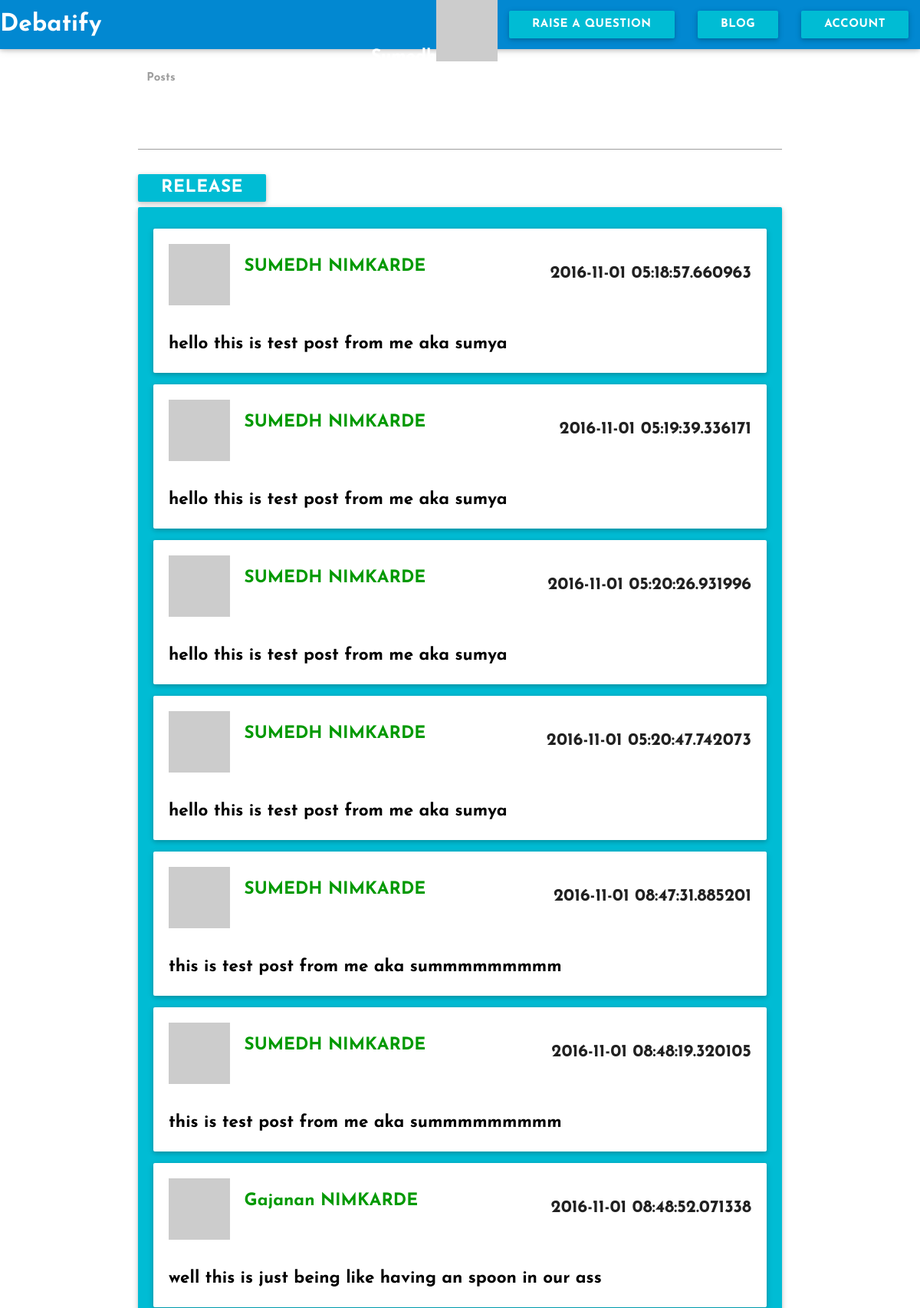
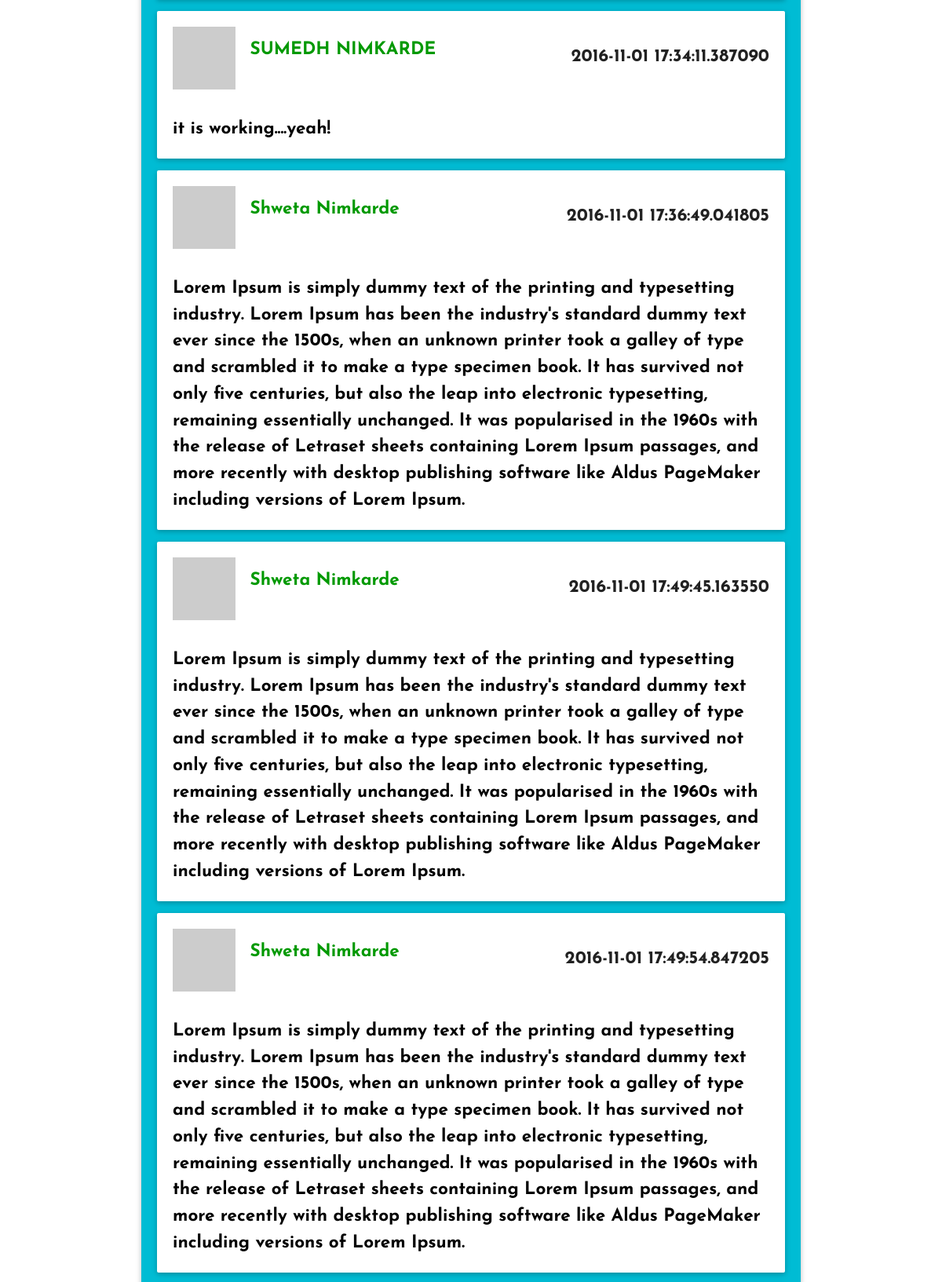
Screenshot of /welcome/blog (signed in, upper part) with the database file from the repository (2 pictures, top to bottom).
### app/models.py (models this page shows, shortened)
class User(UserMixin,db.Model):
	__tablename__ = 'users'
	id = db.Column(db.Integer,primary_key = True)
	firstname = db.Column(db.String(50),nullable = True)
	lastname = db.Column(db.String(50),nullable = True)
	email = db.Column(db.String(50),nullable = True)
	username = db.Column(db.String(64),nullable = True)
	password = db.Column(db.String(100),nullable = True)
	password_hash = db.Column(db.String(128), nullable = True)
	confirmed = db.Column(db.Boolean, default = False)
	question = db.relationship("Question", backref = "owner", lazy = 'dynamic')
	location = db.Column(db.String(64),nullable = True)
	about_me = db.Column(db.Text(),nullable = True)
	member_since = db.Column(db.DateTime(), default=datetime.utcnow,nullable = True)
	last_seen = db.Column(db.DateTime(), default=datetime.utcnow,nullable = True)
	posts = db.relationship('Posts', backref = 'author', lazy = 'dynamic')
	fetchedChat = db.relationship('Chats', backref = 'messenger', lazy = 'dynamic')
	followed = db.relationship('Follow', foreign_keys = [Follow.follower_id],backref=db.backref('follower', lazy='joined'),lazy='dynamic',cascade='all, delete-orphan')
	followers = db.relationship('Follow', foreign_keys = [Follow.followed_id], backref = db.backref('followed', lazy = 'joined'),lazy='dynamic',cascade='all, delete-orphan')
	def gravatar(self, size=100, default='identicon', rating='g'):
		if request.is_secure:
			url = 'https://secure.gravatar.com/avatar'
		else:
			url = 'http://www.gravatar.com/avatar'
		hash = hashlib.md5(self.email.encode('utf-8')).hexdigest()
		return '{url}/{hash}?s={size}&d={default}&r={rating}'.format(
			url=url, hash=hash, size=size, default=default, rating=rating)
	@property
	def password(self):
		raise AttributeError('password is not a readable attribute')
	@password.setter
	def password(self, password):
		self.password_hash = generate_password_hash(password)

class Posts(db.Model):
	__tablename__ = "posts"
	id = db.Column(db.Integer, primary_key = True)
	body = db.Column(db.Text)
	timestamp = db.Column(db.DateTime, index = True, default = datetime.utcnow)
	author_id = db.Column(db.Integer, db.ForeignKey('users.id'))

### app/main/views.py (the view)
@welcome.route('/blog')
def blog():
	posts = Posts.query.all()
	return render_template('blog.html', posts = posts)

### app/models.py (called while the page is built)
@login_manager.user_loader
def load_user(user_id):
	return User.query.get(int(user_id))

### app/main/templates/blog.html (shortened to what this page needs)
{% extends 'me.html' %}
{% block head %}
  {{ super () }}
  <link rel="stylesheet" type="text/css" href="{{url_for('static', filename = "assets/css/blog.css")}}">
{% endblock %}
{% block page_content %}
	<div class = "container">
		<form action = "{{url_for('main.posted')}}" method = "POST">
		<div class="input-field col s12">
          <br>
          <textarea id="textarea1" class="materialize-textarea" name = "postbody"></textarea>
          <label for="textarea1">Posts</label>
        </div>
        <button class = "col s2 btn cyan" type = "submit">Release</button>
        <div class = "posts">
        	<div class = "post card-panel cyan">
            {% if posts %}
            {% for post in posts %}
            <div class = "card-panel">
              <img src="{{ post.author.gravatar( size = 40 ) }}" draggable="false"/>
              <span id = "author_name">{{ post.author.firstname }}&nbsp;{{ post.author.lastname }}</span>
              <p class = "timestamp">{{ post.timestamp }}</p>
              <p class = "postbody">{{ post.body }}</p>
            </div>
            {% endfor %}
            {% endif %}
          </div>
        </div>
    	</form>
	</div>
{% endblock %}

### app/auth/templates/me.html (shortened to what this page needs)
<!DOCTYPE html>
<html>
    <head>
        {% block head %}
        <link rel="stylesheet" type="text/css" href="{{url_for('static',filename = "assets/materialize/css/materialize.min.css")}}">
        <link rel="stylesheet" type="text/css" href = "{{url_for('static', filename = "assets/css/card.css")}}">
        {% endblock %}
    </head>
    <body>
            {% block navbar %}
        <div class = "navbar-fixed">
            <nav>
                <div class = "nav-wrapper light-blue darken-2">
                    <a href="{{url_for('auth.dashboard')}}" class="brand-logo">Debatify</a>
                    <ul id="nav-mobile" class="right hide-on-med-and-down">
                        <li>{% block signed_in_as %}{{ current_user.firstname | title }}<img src = "{{ current_user.gravatar( size = 40 ) }}" />{% endblock %}</li>
                        <li><a href="#modal1" class = "waves-effect waves-light btn cyan modal-trigger">Raise a question</a></li>
                        <li><a href="{{url_for('main.blog')}}" class = "btn cyan">Blog</a></li>
                        <li><a href="" class = " cyan btn dropdown-button" data-activates = "dropdown1">Account</a></li>
                    </ul>
                </div>
            </nav>
        </div>
        {% endblock %}
        {% block page_content %}{% endblock %}
    </body>
</html>

### app/static/assets/css/card.css (style rules this page uses)
body { font-family: 'Josefin Sans', sans-serif; font-weight: bold; font-size: 1.5em; }

### app/static/assets/css/blog.css (style rules this page uses)
#author_name { color: #009900; font-weight: bold; position: relative; bottom: 2em; left: .5em; }
.postbody { color: #000; }
.timestamp { float: right; }

### rows the page displays
User: firstname "Sumedh"
Posts: author.firstname "SUMEDH", author.lastname "NIMKARDE", timestamp "2016-11-01 05:18:57.660963", body "hello this is test post from me aka sumya"
Posts: author.firstname "SUMEDH", author.lastname "NIMKARDE", timestamp "2016-11-01 05:19:39.336171", body "hello this is test post from me aka sumya"
Posts: author.firstname "SUMEDH", author.lastname "NIMKARDE", timestamp "2016-11-01 05:20:26.931996", body "hello this is test post from me aka sumya"
Posts: author.firstname "SUMEDH", author.lastname "NIMKARDE", timestamp "2016-11-01 05:20:47.742073", body "hello this is test post from me aka sumya"
Posts: author.firstname "SUMEDH", author.lastname "NIMKARDE", timestamp "2016-11-01 08:47:31.885201", body "this is test post from me aka summmmmmmmm"
Posts: author.firstname "SUMEDH", author.lastname "NIMKARDE", timestamp "2016-11-01 08:48:19.320105", body "this is test post from me aka summmmmmmmm"
Posts: author.firstname "Gajanan", author.lastname "NIMKARDE", timestamp "2016-11-01 08:48:52.071338", body "well this is just being like having an spoon in our ass"
Posts: author.firstname "SUMEDH", author.lastname "NIMKARDE", timestamp "2016-11-01 17:34:11.387090", body "it is working....yeah!"
Posts: author.firstname "Shweta", author.lastname "Nimkarde", timestamp "2016-11-01 17:36:49.041805", body "Lorem Ipsum is simply dummy text of the printing and typesetting industry. Lorem Ipsum has been the industry's standard dummy text ever since the 1500s, when an unknown printer took a galley of type and scrambled it to make a type specimen book. It has survived not only five centuries, but also the leap into electronic typesetting, remaining essentially unchanged. It was popularised in the 1960s with the release of Letraset sheets containing Lorem Ipsum passages, and more recently with desktop publishing software like Aldus PageMaker including versions of Lorem Ipsum."
Posts: author.firstname "Shweta", author.lastname "Nimkarde", timestamp "2016-11-01 17:49:45.163550", body "Lorem Ipsum is simply dummy text of the printing and typesetting industry. Lorem Ipsum has been the industry's standard dummy text ever since the 1500s, when an unknown printer took a galley of type and scrambled it to make a type specimen book. It has survived not only five centuries, but also the leap into electronic typesetting, remaining essentially unchanged. It was popularised in the 1960s with the release of Letraset sheets containing Lorem Ipsum passages, and more recently with desktop publishing software like Aldus PageMaker including versions of Lorem Ipsum."
Posts: author.firstname "Shweta", author.lastname "Nimkarde", timestamp "2016-11-01 17:49:54.847205", body "Lorem Ipsum is simply dummy text of the printing and typesetting industry. Lorem Ipsum has been the industry's standard dummy text ever since the 1500s, when an unknown printer took a galley of type and scrambled it to make a type specimen book. It has survived not only five centuries, but also the leap into electronic typesetting, remaining essentially unchanged. It was popularised in the 1960s with the release of Letraset sheets containing Lorem Ipsum passages, and more recently with desktop publishing software like Aldus PageMaker including versions of Lorem Ipsum."
